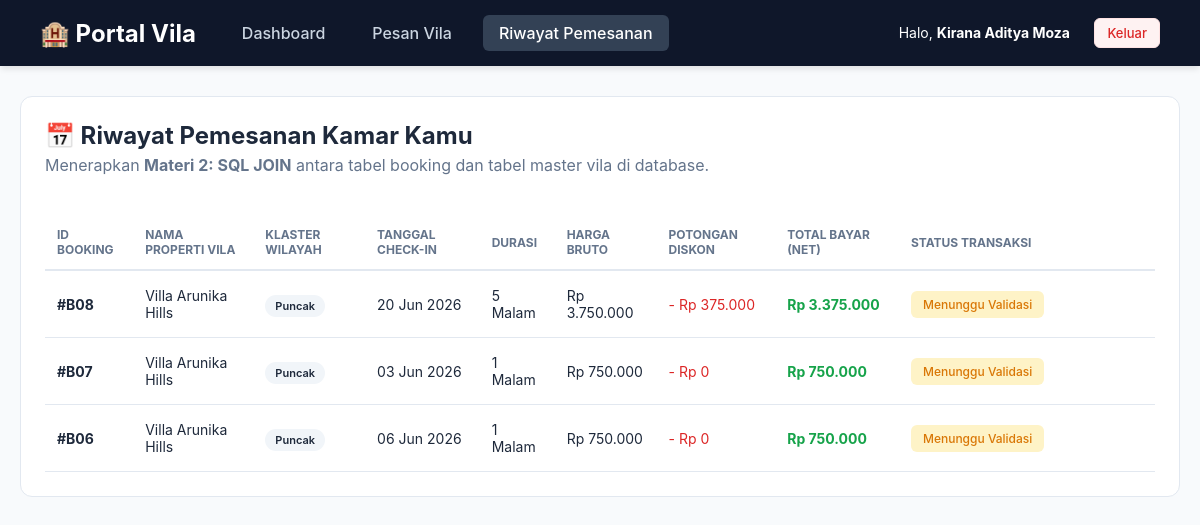
Screenshot of /customer_riwayat.php (signed in) with the database file from the repository.
### tables this page shows
CREATE TABLE `booking` (
  `id_booking` int NOT NULL,
  `id_customer` int NOT NULL,
  `id_vila` varchar(5) NOT NULL,
  `tgl_checkin` date NOT NULL,
  `durasi_malam` int NOT NULL,
  `total_harga_asli` decimal(10,2) NOT NULL,
  `potongan_diskon` decimal(10,2) NOT NULL,
  `total_bayar_bersih` decimal(10,2) NOT NULL,
  `status_booking` enum('Pending','Paid','Cancelled') DEFAULT 'Pending'
);

CREATE TABLE `vila` (
  `id_vila` varchar(5) NOT NULL,
  `nama_vila` varchar(100) NOT NULL,
  `alamat` text NOT NULL,
  `klaster` enum('Puncak','Pantai') NOT NULL,
  `harga_per_malam` decimal(10,2) NOT NULL,
  `status` enum('Tersedia','Disewa') DEFAULT 'Tersedia'
);

### customer_riwayat.php (the view, shortened to what this page needs)
<?php
require_once 'config.php';
$id_customer = $_SESSION['id_customer'];
$queryHistory = "SELECT b.*, v.nama_vila, v.klaster
                 FROM booking b
                 INNER JOIN vila v ON b.id_vila = v.id_vila
                 WHERE b.id_customer = :id_cust
                 ORDER BY b.id_booking DESC";
$stmtHistory = $pdo->prepare($queryHistory);
$stmtHistory->execute(['id_cust' => $id_customer]);
$historyData = $stmtHistory->fetchAll();
?>
<!DOCTYPE html>
<html lang="id">
<head>
    <link rel="stylesheet" href="style.css">
</head>
<body>
    <?php include 'customer_navbar.php'; ?>
    <div class="container">
        <div class="card">
            <h2 style="color: #1e293b; margin-bottom: 5px;">📅 Riwayat Pemesanan Kamar Kamu</h2>
            <p style="color: #64748b; margin-bottom: 20px;">Menerapkan <b>Materi 2: SQL JOIN</b> antara tabel booking dan tabel master vila di database.</p>
            <div style="overflow-x: auto;">
                <table>
                    <thead>
                        <tr>
                            <th>ID Booking</th>
                            <th>Nama Properti Vila</th>
                            <th>Klaster Wilayah</th>
                            <th>Tanggal Check-In</th>
                            <th>Durasi</th>
                            <th>Harga Bruto</th>
                            <th>Potongan Diskon</th>
                            <th>Total Bayar (Net)</th>
                            <th>Status Transaksi</th>
                        </tr>
                    </thead>
                    <tbody>
                        <?php if (count($historyData) === 0): ?>
                            <tr>
                                <td colspan="9" style="text-align: center; color: #94a3b8;">Kamu belum pernah melakukan pemesanan vila.</td>
                            </tr>
                        <?php else: ?>
                            <?php foreach ($historyData as $h): ?>
                                <tr>
                                    <td><b>#B0<?= $h['id_booking']; ?></b></td>
                                    <td><?= htmlspecialchars($h['nama_vila']); ?></td>
                                    <td><span class="badge" style="background:#f1f5f9;"><?= $h['klaster']; ?></span></td>
                                    <td><?= date('d M Y', strtotime($h['tgl_checkin'])); ?></td>
                                    <td><?= $h['durasi_malam']; ?> Malam</td>
                                    <td>Rp <?= number_format($h['total_harga_asli'], 0, ',', '.'); ?></td>
                                    <td style="color: #dc2626;">- Rp <?= number_format($h['potongan_diskon'], 0, ',', '.'); ?></td>
                                    <td style="font-weight: bold; color: #16a34a;">Rp <?= number_format($h['total_bayar_bersih'], 0, ',', '.'); ?></td>
                                    <td>
                                        <?php if ($h['status_booking'] === 'Pending'): ?>
                                            <span class="badge badge-warning">Menunggu Validasi</span>
                                        <?php elseif ($h['status_booking'] === 'Paid'): ?>
                                            <span class="badge badge-success">Lunas (Paid)</span>
                                        <?php else: ?>
                                            <span class="badge badge-danger">Dibatalkan</span>
                                        <?php endif; ?>
                                    </td>
                                </tr>
                            <?php endforeach; ?>
                        <?php endif; ?>
                    </tbody>
                </table>
            </div>
        </div>
    </div>
</body>
</html>

### style.css (style rules this page uses)
:root { --primary: #2563eb; --sidebar-bg: #0f172a; --bg-body: #f8fafc; --border: #e2e8f0; }
* { margin: 0; padding: 0; box-sizing: border-box; }
body { background-color: var(--bg-body); color: #1e293b; font-family: 'Inter', system-ui, sans-serif; display: flex; min-height: 100vh; }
.card { background: #fff; border: 1px solid var(--border); padding: 24px; border-radius: 12px; margin-bottom: 24px; }
table { width: 100%; border-collapse: collapse; margin-top: 20px; }
th { text-align: left; padding: 12px; border-bottom: 2px solid var(--border); color: #64748b; font-size: 12px; text-transform: uppercase; }
td { padding: 16px 12px; border-bottom: 1px solid var(--border); font-size: 14px; }
.badge { padding: 4px 10px; border-radius: 20px; font-size: 11px; font-weight: 600; }
.badge-warning { background: #fef9c3; color: #854d0e; }
table th:last-child, table td:last-child { min-width: 260px; max-width: 280px; padding: 12px 16px !important; vertical-align: middle; }
.badge-warning { background-color: #fef3c7; color: #d97706; padding: 6px 12px; border-radius: 6px; font-size: 12px; font-weight: 500; display: inline-block; }

### customer_navbar.php (style rules this page uses)
body { display: block; background-color: #f8fafc; }
.container { max-width: 1200px; margin: 30px auto; padding: 0 20px; }

### rows the page displays
booking: id_booking "8", id_vila.nama_vila "Villa Arunika Hills", id_vila.klaster "Puncak", tgl_checkin "20 Jun 2026", durasi_malam "5", total_harga_asli "3.750.000", potongan_diskon "375.000", total_bayar_bersih "3.375.000", status_booking "Menunggu Validasi"
booking: id_booking "7", id_vila.nama_vila "Villa Arunika Hills", id_vila.klaster "Puncak", tgl_checkin "03 Jun 2026", durasi_malam "1", total_harga_asli "750.000", potongan_diskon "0", total_bayar_bersih "750.000", status_booking "Menunggu Validasi"
booking: id_booking "6", id_vila.nama_vila "Villa Arunika Hills", id_vila.klaster "Puncak", tgl_checkin "06 Jun 2026", durasi_malam "1", total_harga_asli "750.000", potongan_diskon "0", total_bayar_bersih "750.000", status_booking "Menunggu Validasi"

### other values shown
$_SESSION['nama_user'] "Kirana Aditya Moza"
